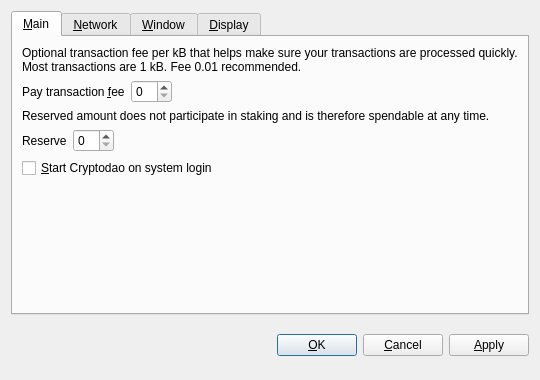
<?xml version="1.0" encoding="UTF-8"?>
<ui version="4.0">
 <class>OptionsDialog</class>
 <widget class="QDialog" name="OptionsDialog">
  <property name="geometry">
   <rect>
    <x>0</x>
    <y>0</y>
    <width>540</width>
    <height>380</height>
   </rect>
  </property>
  <property name="windowTitle">
   <string>Options</string>
  </property>
  <property name="modal">
   <bool>true</bool>
  </property>
  <layout class="QVBoxLayout" name="verticalLayout">
   <item>
    <widget class="QTabWidget" name="tabWidget">
     <property name="tabPosition">
      <enum>QTabWidget::North</enum>
     </property>
     <property name="currentIndex">
      <number>0</number>
     </property>
     <widget class="QWidget" name="tabMain">
      <attribute name="title">
       <string>&amp;Main</string>
      </attribute>
      <layout class="QVBoxLayout" name="verticalLayout_Main">
       <item>
        <widget class="QLabel" name="transactionFeeInfoLabel">
         <property name="text">
          <string>Optional transaction fee per kB that helps make sure your transactions are processed quickly. Most transactions are 1 kB. Fee 0.01 recommended.</string>
         </property>
         <property name="textFormat">
          <enum>Qt::PlainText</enum>
         </property>
         <property name="wordWrap">
          <bool>true</bool>
         </property>
        </widget>
       </item>
       <item>
        <layout class="QHBoxLayout" name="horizontalLayoutFee">
         <item>
          <widget class="QLabel" name="transactionFeeLabel">
           <property name="text">
            <string>Pay transaction &amp;fee</string>
           </property>
           <property name="textFormat">
            <enum>Qt::PlainText</enum>
           </property>
           <property name="buddy">
            <cstring>transactionFee</cstring>
           </property>
          </widget>
         </item>
         <item>
          <widget class="BitcoinAmountField" name="transactionFee"/>
         </item>
         <item>
          <spacer name="horizontalSpacerFee">
           <property name="orientation">
            <enum>Qt::Horizontal</enum>
           </property>
           <property name="sizeHint" stdset="0">
            <size>
             <width>40</width>
             <height>20</height>
            </size>
           </property>
          </spacer>
         </item>
        </layout>
       </item>
       <item>
        <widget class="QLabel" name="reserveBalanceInfoLabel">
         <property name="text">
          <string>Reserved amount does not participate in staking and is therefore spendable at any time.</string>
         </property>
         <property name="textFormat">
          <enum>Qt::PlainText</enum>
         </property>
         <property name="wordWrap">
          <bool>true</bool>
         </property>
        </widget>
       </item>
       <item>
        <layout class="QHBoxLayout" name="horizontalLayoutReserveBalance">
         <item>
          <widget class="QLabel" name="reserveBalanceLabel">
           <property name="text">
            <string>Reserve</string>
           </property>
           <property name="textFormat">
            <enum>Qt::PlainText</enum>
           </property>
           <property name="buddy">
            <cstring>reserveBalance</cstring>
           </property>
          </widget>
         </item>
         <item>
          <widget class="BitcoinAmountField" name="reserveBalance"/>
         </item>
         <item>
          <spacer name="horizontalSpacerReserveBalance">
           <property name="orientation">
            <enum>Qt::Horizontal</enum>
           </property>
           <property name="sizeHint" stdset="0">
            <size>
             <width>40</width>
             <height>20</height>
            </size>
           </property>
          </spacer>
         </item>
        </layout>
       </item>
       <item>
        <widget class="QCheckBox" name="bitcoinAtStartup">
         <property name="toolTip">
          <string>Automatically start Cryptodao after logging in to the system.</string>
         </property>
         <property name="text">
          <string>&amp;Start Cryptodao on system login</string>
         </property>
        </widget>
       </item>
       <item>
        <spacer name="verticalSpacer_Main">
         <property name="orientation">
          <enum>Qt::Vertical</enum>
         </property>
         <property name="sizeHint" stdset="0">
          <size>
           <width>20</width>
           <height>40</height>
          </size>
         </property>
        </spacer>
       </item>
      </layout>
     </widget>
     <widget class="QWidget" name="tabNetwork">
      <attribute name="title">
       <string>&amp;Network</string>
      </attribute>
      <layout class="QVBoxLayout" name="verticalLayout_Network">
       <item>
        <widget class="QCheckBox" name="mapPortUpnp">
         <property name="toolTip">
          <string>Automatically open the Cryptodao client port on the router. This only works when your router supports UPnP and it is enabled.</string>
         </property>
         <property name="text">
          <string>Map port using &amp;UPnP</string>
         </property>
        </widget>
       </item>
       <item>
        <widget class="QCheckBox" name="connectSocks">
         <property name="toolTip">
          <string>Connect to the Cryptodao network through a SOCKS proxy (e.g. when connecting through Tor).</string>
         </property>
         <property name="text">
          <string>&amp;Connect through SOCKS proxy:</string>
         </property>
        </widget>
       </item>
       <item>
        <layout class="QHBoxLayout" name="horizontalLayout_Network">
         <item>
          <widget class="QLabel" name="proxyIpLabel">
           <property name="text">
            <string>Proxy &amp;IP:</string>
           </property>
           <property name="textFormat">
            <enum>Qt::PlainText</enum>
           </property>
           <property name="buddy">
            <cstring>proxyIp</cstring>
           </property>
          </widget>
         </item>
         <item>
          <widget class="QValidatedLineEdit" name="proxyIp">
           <property name="maximumSize">
            <size>
             <width>140</width>
             <height>16777215</height>
            </size>
           </property>
           <property name="toolTip">
            <string>IP address of the proxy (e.g. 127.0.0.1)</string>
           </property>
          </widget>
         </item>
         <item>
          <widget class="QLabel" name="proxyPortLabel">
           <property name="text">
            <string>&amp;Port:</string>
           </property>
           <property name="textFormat">
            <enum>Qt::PlainText</enum>
           </property>
           <property name="buddy">
            <cstring>proxyPort</cstring>
           </property>
          </widget>
         </item>
         <item>
          <widget class="QLineEdit" name="proxyPort">
           <property name="maximumSize">
            <size>
             <width>55</width>
             <height>16777215</height>
            </size>
           </property>
           <property name="toolTip">
            <string>Port of the proxy (e.g. 9050)</string>
           </property>
          </widget>
         </item>
         <item>
          <widget class="QLabel" name="socksVersionLabel">
           <property name="text">
            <string>SOCKS &amp;Version:</string>
           </property>
           <property name="textFormat">
            <enum>Qt::PlainText</enum>
           </property>
           <property name="buddy">
            <cstring>socksVersion</cstring>
           </property>
          </widget>
         </item>
         <item>
          <widget class="QValueComboBox" name="socksVersion">
           <property name="toolTip">
            <string>SOCKS version of the proxy (e.g. 5)</string>
           </property>
          </widget>
         </item>
         <item>
          <spacer name="horizontalSpacer_Network">
           <property name="orientation">
            <enum>Qt::Horizontal</enum>
           </property>
           <property name="sizeHint" stdset="0">
            <size>
             <width>40</width>
             <height>20</height>
            </size>
           </property>
          </spacer>
         </item>
        </layout>
       </item>
       <item>
        <spacer name="verticalSpacer_Network">
         <property name="orientation">
          <enum>Qt::Vertical</enum>
         </property>
         <property name="sizeHint" stdset="0">
          <size>
           <width>20</width>
           <height>40</height>
          </size>
         </property>
        </spacer>
       </item>
      </layout>
     </widget>
     <widget class="QWidget" name="tabWindow">
      <attribute name="title">
       <string>&amp;Window</string>
      </attribute>
      <layout class="QVBoxLayout" name="verticalLayout_Window">
       <item>
        <widget class="QCheckBox" name="minimizeToTray">
         <property name="toolTip">
          <string>Show only a tray icon after minimizing the window.</string>
         </property>
         <property name="text">
          <string>&amp;Minimize to the tray instead of the taskbar</string>
         </property>
        </widget>
       </item>
       <item>
        <widget class="QCheckBox" name="minimizeOnClose">
         <property name="toolTip">
          <string>Minimize instead of exit the application when the window is closed. When this option is enabled, the application will be closed only after selecting Quit in the menu.</string>
         </property>
         <property name="text">
          <string>M&amp;inimize on close</string>
         </property>
        </widget>
       </item>
       <item>
        <spacer name="verticalSpacer_Window">
         <property name="orientation">
          <enum>Qt::Vertical</enum>
         </property>
         <property name="sizeHint" stdset="0">
          <size>
           <width>20</width>
           <height>40</height>
          </size>
         </property>
        </spacer>
       </item>
      </layout>
     </widget>
     <widget class="QWidget" name="tabDisplay">
      <attribute name="title">
       <string>&amp;Display</string>
      </attribute>
      <layout class="QVBoxLayout" name="verticalLayout_Display">
       <item>
        <layout class="QHBoxLayout" name="horizontalLayout_1_Display">
         <item>
          <widget class="QLabel" name="langLabel">
           <property name="text">
            <string>User Interface &amp;language:</string>
           </property>
           <property name="textFormat">
            <enum>Qt::PlainText</enum>
           </property>
           <property name="buddy">
            <cstring>lang</cstring>
           </property>
          </widget>
         </item>
         <item>
          <widget class="QValueComboBox" name="lang">
           <property name="toolTip">
            <string>The user interface language can be set here. This setting will take effect after restarting Cryptodao.</string>
           </property>
          </widget>
         </item>
        </layout>
       </item>
       <item>
        <layout class="QHBoxLayout" name="horizontalLayout_2_Display">
         <item>
          <widget class="QLabel" name="unitLabel">
           <property name="text">
            <string>&amp;Unit to show amounts in:</string>
           </property>
           <property name="textFormat">
            <enum>Qt::PlainText</enum>
           </property>
           <property name="buddy">
            <cstring>unit</cstring>
           </property>
          </widget>
         </item>
         <item>
          <widget class="QValueComboBox" name="unit">
           <property name="toolTip">
            <string>Choose the default subdivision unit to show in the interface and when sending coins.</string>
           </property>
          </widget>
         </item>
        </layout>
       </item>
       <item>
        <widget class="QCheckBox" name="displayAddresses">
         <property name="toolTip">
          <string>Whether to show Cryptodao addresses in the transaction list or not.</string>
         </property>
         <property name="text">
          <string>&amp;Display addresses in transaction list</string>
         </property>
        </widget>
       </item>
       <item>
        <widget class="QCheckBox" name="coinControlFeatures">
         <property name="toolTip">
          <string>Whether to show coin control features or not.</string>
         </property>
         <property name="text">
          <string>Display coin &amp;control features (experts only!)</string>
         </property>
        </widget>
       </item>
       <item>
        <spacer name="verticalSpacer_Display">
         <property name="orientation">
          <enum>Qt::Vertical</enum>
         </property>
         <property name="sizeHint" stdset="0">
          <size>
           <width>20</width>
           <height>40</height>
          </size>
         </property>
        </spacer>
       </item>
      </layout>
     </widget>
    </widget>
   </item>
   <item>
    <layout class="QHBoxLayout" name="horizontalLayout_Buttons">
     <item>
      <spacer name="horizontalSpacer_1">
       <property name="orientation">
        <enum>Qt::Horizontal</enum>
       </property>
       <property name="sizeHint" stdset="0">
        <size>
         <width>40</width>
         <height>48</height>
        </size>
       </property>
      </spacer>
     </item>
     <item>
      <widget class="QLabel" name="statusLabel">
       <property name="font">
        <font>
         <weight>75</weight>
         <bold>true</bold>
        </font>
       </property>
       <property name="text">
        <string/>
       </property>
       <property name="textFormat">
        <enum>Qt::PlainText</enum>
       </property>
       <property name="wordWrap">
        <bool>true</bool>
       </property>
      </widget>
     </item>
     <item>
      <spacer name="horizontalSpacer_2">
       <property name="orientation">
        <enum>Qt::Horizontal</enum>
       </property>
       <property name="sizeHint" stdset="0">
        <size>
         <width>40</width>
         <height>48</height>
        </size>
       </property>
      </spacer>
     </item>
     <item>
      <widget class="QPushButton" name="okButton">
       <property name="text">
        <string>&amp;OK</string>
       </property>
      </widget>
     </item>
     <item>
      <widget class="QPushButton" name="cancelButton">
       <property name="text">
        <string>&amp;Cancel</string>
       </property>
       <property name="autoDefault">
        <bool>false</bool>
       </property>
      </widget>
     </item>
     <item>
      <widget class="QPushButton" name="applyButton">
       <property name="text">
        <string>&amp;Apply</string>
       </property>
       <property name="autoDefault">
        <bool>false</bool>
       </property>
      </widget>
     </item>
    </layout>
   </item>
  </layout>
 </widget>
 <customwidgets>
  <customwidget>
   <class>BitcoinAmountField</class>
   <extends>QSpinBox</extends>
   <header>bitcoinamountfield.h</header>
  </customwidget>
  <customwidget>
   <class>QValueComboBox</class>
   <extends>QComboBox</extends>
   <header>qvaluecombobox.h</header>
  </customwidget>
  <customwidget>
   <class>QValidatedLineEdit</class>
   <extends>QLineEdit</extends>
   <header>qvalidatedlineedit.h</header>
  </customwidget>
 </customwidgets>
 <resources/>
 <connections/>
</ui>
